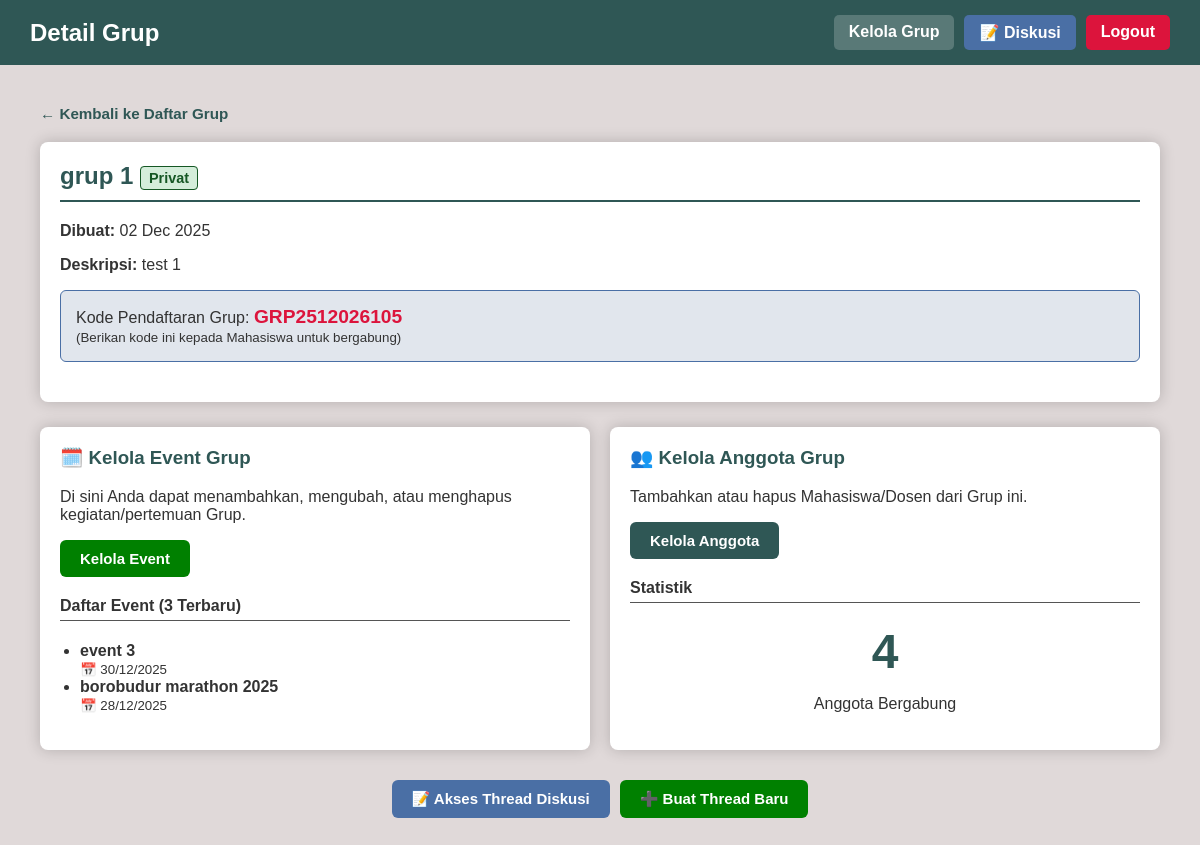
Screenshot of /dosen/grup/detail_group.php?idgrup=1 (signed in) with the database file from the repository.
### tables this page shows
CREATE TABLE `grup` (
  `idgrup` int(11) NOT NULL,
  `username_pembuat` varchar(20) NOT NULL,
  `nama` varchar(45) DEFAULT NULL,
  `deskripsi` varchar(45) DEFAULT NULL,
  `tanggal_pembentukan` datetime DEFAULT NULL,
  `jenis` enum('Privat','Publik') DEFAULT NULL,
  `kode_pendaftaran` varchar(45) DEFAULT NULL
);

CREATE TABLE `event` (
  `idevent` int(11) NOT NULL,
  `idgrup` int(11) NOT NULL,
  `judul` varchar(45) DEFAULT NULL,
  `judul-slug` varchar(45) DEFAULT NULL,
  `tanggal` datetime DEFAULT NULL,
  `keterangan` text DEFAULT NULL,
  `jenis` enum('Privat','Publik') DEFAULT NULL,
  `poster_extension` varchar(4) DEFAULT NULL
);

### Database.php (called while the page is built, shortened)
<?php
class Database
{
    private $host = "localhost";
    private $username = "root";
    private $password = "";
    private $database = "fullstack";
    private $connection;
    public function __construct()
    {
        $this->connection = new mysqli(
            $this->host,
            $this->username,
            $this->password,
            $this->database
        );
    }
    public function prepare($sql)
    {
        return $this->connection->prepare($sql);
    }
}
class GrupModel
{
    private $db;
    public function __construct()
    {
        $this->db = new Database();
    }
    public function getGrupByPembuatAndId($username, $idgrup)
    {
        $sql = "SELECT * FROM grup WHERE idgrup = ? AND username_pembuat = ?";
        $stmt = $this->db->prepare($sql);
        $stmt->bind_param("is", $idgrup, $username);
        $stmt->execute();
        $result = $stmt->get_result();
        return $result->fetch_assoc();
    }
    public function getMemberCount($idgrup)
    {
        $sql = "SELECT COUNT(*) AS total FROM member_grup WHERE idgrup = ?";
        $stmt = $this->db->prepare($sql);
        $stmt->bind_param("i", $idgrup);
        $stmt->execute();
        $result = $stmt->get_result();
        $row = $result->fetch_assoc();
        return $row['total'];
    }
}
class EventModel
{
    private $db;
    public function __construct()
    {
        $this->db = new Database();
    }
    public function getRecentEvents($idgrup, $limit = 3)
    {
        $sql = "SELECT * FROM event WHERE idgrup = ? ORDER BY tanggal DESC LIMIT ?";
        $stmt = $this->db->prepare($sql);
        $stmt->bind_param("ii", $idgrup, $limit);
        $stmt->execute();
        $result = $stmt->get_result();
        $data = [];
        while ($row = $result->fetch_assoc()) {
            $data[] = $row;
        }
        return $data;
    }
}
?>

### dosen/grup/detail_group.php (the view, shortened to what this page needs)
<?php
require_once '../../Database.php';
$grupModel = new GrupModel();
$eventModel = new EventModel();
$idgrup = (int) $_GET['idgrup'];
$username_dosen = $_SESSION['username'];
$group = $grupModel->getGrupByPembuatAndId($username_dosen, $idgrup);
$recentEvents = $eventModel->getRecentEvents($idgrup, 3)
?>
<!DOCTYPE html>
<html lang="id">
<head>
    <link rel="stylesheet" href="../../css/style.css">
</head>
<body>
    <header>
        <h2>Detail Grup</h2>
        <nav>
            <a href="dosen/grup/manage_group_dosen.php">Kelola Grup</a>
            <a href="../../thread/thread_list.php?idgrup=<?php echo $idgrup; ?>" class="btn-blue" style="padding: 8px 15px; border-radius: 5px;">
                📝 Diskusi
            </a>
            <a href="../../logout.php" class="logout">Logout</a>
        </nav>
    </header>
    <main class="container">
        <a href="dosen/grup/manage_group_dosen.php" class="link-back">
            &leftarrow; Kembali ke Daftar Grup
        </a>
        <div class="box">
            <h2 class="form-title">
                <?php echo htmlspecialchars($group['nama']); ?>
                <span class="thread-status status-open" style="font-size: 0.6em; vertical-align: middle;">
                    <?php echo htmlspecialchars($group['jenis']); ?>
                </span>
            </h2>
            <p><strong>Dibuat:</strong> <?php echo date('d M Y', strtotime($group['tanggal_pembentukan'])); ?></p>
            <p><strong>Deskripsi:</strong> <?php echo htmlspecialchars($group['deskripsi']); ?></p>
            <div class="alert-box alert-info">
                Kode Pendaftaran Grup: <span class="highlight-text"><?php echo htmlspecialchars($group['kode_pendaftaran']); ?></span>
                <br>
                <small>(Berikan kode ini kepada Mahasiswa untuk bergabung)</small>
            </div>
        </div>
        <div class="management-grid">
            <div class="box" id="event-management">
                <h3>🗓️ Kelola Event Grup</h3>
                <p>Di sini Anda dapat menambahkan, mengubah, atau menghapus kegiatan/pertemuan Grup.</p>
                <a class="btn btn-green" href="manage_event.php?idgrup=<?php echo $idgrup; ?>">
                    Kelola Event
                </a>
                <h4 style="margin-top: 20px; border-bottom: 1px solid var(--border-color); padding-bottom: 5px;">
                    Daftar Event (3 Terbaru)
                </h4>
                <?php if (!empty($recentEvents)): ?>
                    <ul class="event-list">
                        <?php foreach ($recentEvents as $event): ?>
                            <li>
                                <strong><?php echo htmlspecialchars($event['judul']); ?></strong>
                                <br>
                                <small class="text-muted">📅 <?php echo date('d/m/Y', strtotime($event['tanggal'])); ?></small>
                            </li>
                        <?php endforeach; ?>
                    </ul>
                <?php else: ?>
                    <p style="color: var(--text-muted); font-style: italic;">Belum ada Event yang ditambahkan.</p>
                <?php endif; ?>
            </div>
            <div class="box" id="member-management">
                <h3>👥 Kelola Anggota Grup</h3>
                <p>Tambahkan atau hapus Mahasiswa/Dosen dari Grup ini.</p>
                <a class="btn" href="manage_member.php?idgrup=<?php echo $idgrup; ?>">
                    Kelola Anggota
                </a>
                <h4 style="margin-top: 20px; border-bottom: 1px solid var(--border-color); padding-bottom: 5px;">
                    Statistik
                </h4>
                <?php $total_members = $grupModel->getMemberCount($idgrup); ?>
                <div style="text-align: center; margin-top: 15px;">
                    <span style="font-size: 3em; font-weight: bold; color: var(--title-color);">
                        <?php echo $total_members; ?>
                    </span>
                    <p>Anggota Bergabung</p>
                </div>
            </div>
        </div>
        <div class="btn-container" style="justify-content: center; margin-top: 30px;">
            <a href="../../thread/thread_list.php?idgrup=<?php echo $idgrup; ?>" class="btn btn-blue">
                📝 Akses Thread Diskusi
            </a>
            <a href="../../thread/create_thread.php?idgrup=<?php echo $idgrup; ?>" class="btn btn-green">
                ➕ Buat Thread Baru
            </a>
        </div>
    </main>
</body>
</html>

### css/style.css (style rules this page uses)
@media (prefers-color-scheme: light) { :root { --bg-body: #E0D9D9; --bg-card: #ffffff; --text-main: #333333; --primary-color: #2F5755; --btn-bg: #2F5755; --border-color: #555; --input-bg: #ffffff; --shadow-color: rgba(0, 0, 0, 0.2); --title-color: #2F5755; --text-muted: #666666; --bg-thread-item: #f8f9fa; --btn-thread-bg: #4a6fa5; --status-open-bg: #d4edda; --status-open-text: #155724; --status-close-bg: #f8d7da; --status-close-text: #721c24; --chat-bg-area: #efe7dd; --chat-bubble-sent: #dcf8c6; --chat-bubble-received: #ffffff; --chat-text-sent: #333; --chat-header-border: #ddd; } }
body { font-family: Arial, sans-serif; background-color: var(--bg-body); color: var(--text-main); margin: 0; min-height: 100vh; }
header { background-color: var(--primary-color); color: white; padding: 15px 30px; display: flex; justify-content: space-between; align-items: center; }
header h2 { margin: 0; font-size: 1.5rem; color: white; }
nav { display: flex; gap: 10px; }
nav a { color: white; text-decoration: none; background-color: rgba(255, 255, 255, 0.2); padding: 8px 15px; border-radius: 5px; font-weight: bold; }
main, .container { padding: 40px; max-width: 1200px; margin: 0 auto; }
h1, h2, h3 { color: var(--title-color); margin-top: 0; }
.box, .form-container { background: var(--bg-card); padding: 20px; margin-bottom: 25px; border-radius: 8px; box-shadow: 0 0 15px 0 var(--shadow-color); color: var(--text-main); }
.form-title { border-bottom: 2px solid var(--primary-color); padding-bottom: 10px; margin-bottom: 20px; }
button, .btn, .menu-button { display: inline-block; background-color: var(--btn-bg); color: white; padding: 10px 20px; border: none; border-radius: 6px; font-size: 15px; font-weight: bold; cursor: pointer; text-decoration: none; text-align: center; transition: background-color 0.3s; }
.btn-red, .logout { color: white; text-decoration: none; background-color: crimson; padding: 8px 15px; border-radius: 5px; font-weight: bold; }
.btn-green { background-color: green; }
.btn-blue, a.btn-thread { background-color: var(--btn-thread-bg); color: white; }
.btn-container { display: flex; gap: 10px; flex-wrap: wrap; margin-top: 15px; }
.link-back { display: inline-flex; align-items: center; margin-bottom: 20px; color: var(--primary-color); text-decoration: none; font-weight: bold; font-size: 0.95em; transition: color 0.3s; }
.thread-status { padding: 3px 8px; border-radius: 4px; font-size: 0.8em; font-weight: bold; }
.status-open, .alert-success { background-color: var(--status-open-bg); color: var(--status-open-text); border: 1px solid var(--status-open-text); }
.management-grid { display: flex; justify-content: space-between; gap: 20px; margin-top: 20px; flex-wrap: wrap; }
.management-grid .box { flex: 1; min-width: 300px; margin-bottom: 0; }
.alert-box { padding: 15px; border-radius: 6px; margin-bottom: 20px; border: 1px solid transparent; font-size: 1em; }
.alert-info { background-color: rgba(58, 90, 133, 0.15); color: var(--text-main); border: 1px solid var(--btn-thread-bg); }
.highlight-text { font-size: 1.2em; font-weight: bold; color: crimson; }
.event-list { padding-left: 20px; margin-top: 10px; color: var(--text-main); }

### rows the page displays
grup: nama "grup 1", jenis "Privat", tanggal_pembentukan "02 Dec 2025", deskripsi "test 1", kode_pendaftaran "GRP2512026105"
event: judul "event 3", tanggal "30/12/2025"
event: judul "borobudur marathon 2025", tanggal "28/12/2025"

### other values shown
$total_members "4"
